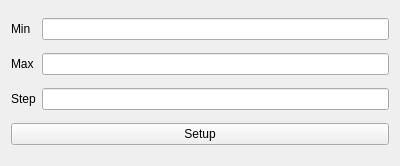
<?xml version="1.0" encoding="UTF-8"?>
<ui version="4.0">
 <class>Form</class>
 <widget class="QWidget" name="Form">
  <property name="geometry">
   <rect>
    <x>0</x>
    <y>0</y>
    <width>400</width>
    <height>166</height>
   </rect>
  </property>
  <property name="windowTitle">
   <string>Form</string>
  </property>
  <layout class="QGridLayout" name="gridLayout">
   <item row="0" column="0">
    <widget class="QLabel" name="label">
     <property name="text">
      <string>Min</string>
     </property>
    </widget>
   </item>
   <item row="0" column="1">
    <widget class="QLineEdit" name="lineEdit"/>
   </item>
   <item row="1" column="0">
    <widget class="QLabel" name="label_2">
     <property name="text">
      <string>Max</string>
     </property>
    </widget>
   </item>
   <item row="1" column="1">
    <widget class="QLineEdit" name="lineEdit_2"/>
   </item>
   <item row="2" column="0">
    <widget class="QLabel" name="label_3">
     <property name="text">
      <string>Step</string>
     </property>
    </widget>
   </item>
   <item row="2" column="1">
    <widget class="QLineEdit" name="lineEdit_3"/>
   </item>
   <item row="3" column="0" colspan="2">
    <widget class="QPushButton" name="pushButton">
     <property name="text">
      <string>Setup</string>
     </property>
    </widget>
   </item>
  </layout>
 </widget>
 <resources/>
 <connections/>
</ui>
